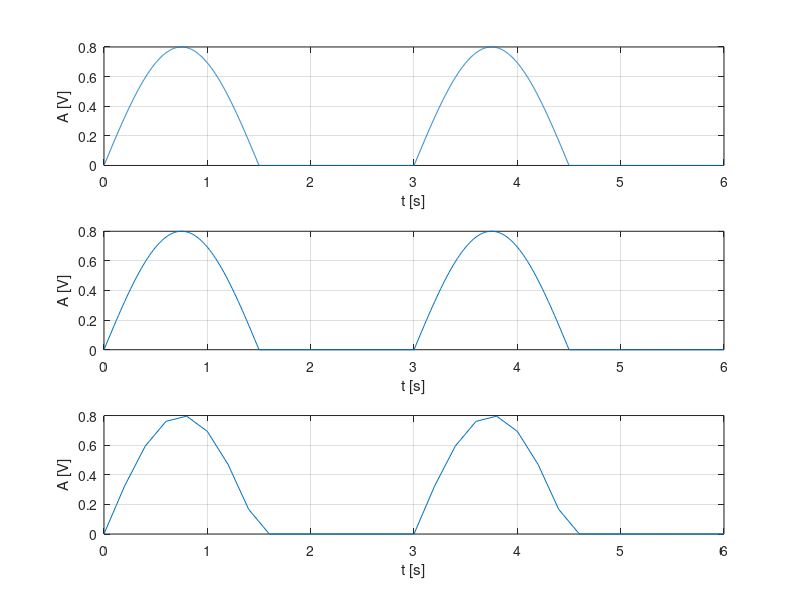

The MATLAB source for this figure:
%rezolutie temporara de 2 ms

T=0:0.002:6; %se afiseaza 2 perioade
f=0.3333;
w=2*pi*f;
semnal=0.4*(sin(w*T)+abs(sin(w*T)));
subplot(3,1,1)
plot(T,semnal),grid,xlabel('t [s]'),ylabel('A [V]');

%rezolutie temporara de 20 ms

T=0:0.02:6;
f=0.3333;
w=2*pi*f;
semnal=0.4*(sin(w*T)+abs(sin(w*T)));
subplot(3,1,2)
plot(T,semnal),grid,xlabel('t [s]'),ylabel('A [V]');

%rezolutie temporara de 200 ms

T=0:0.2:6;
f=0.3333;
w=2*pi*f;
semnal=0.4*(sin(w*T)+abs(sin(w*T)));
subplot(3,1,3)
plot(T,semnal),grid,xlabel('t [s]'),ylabel('A [V]');